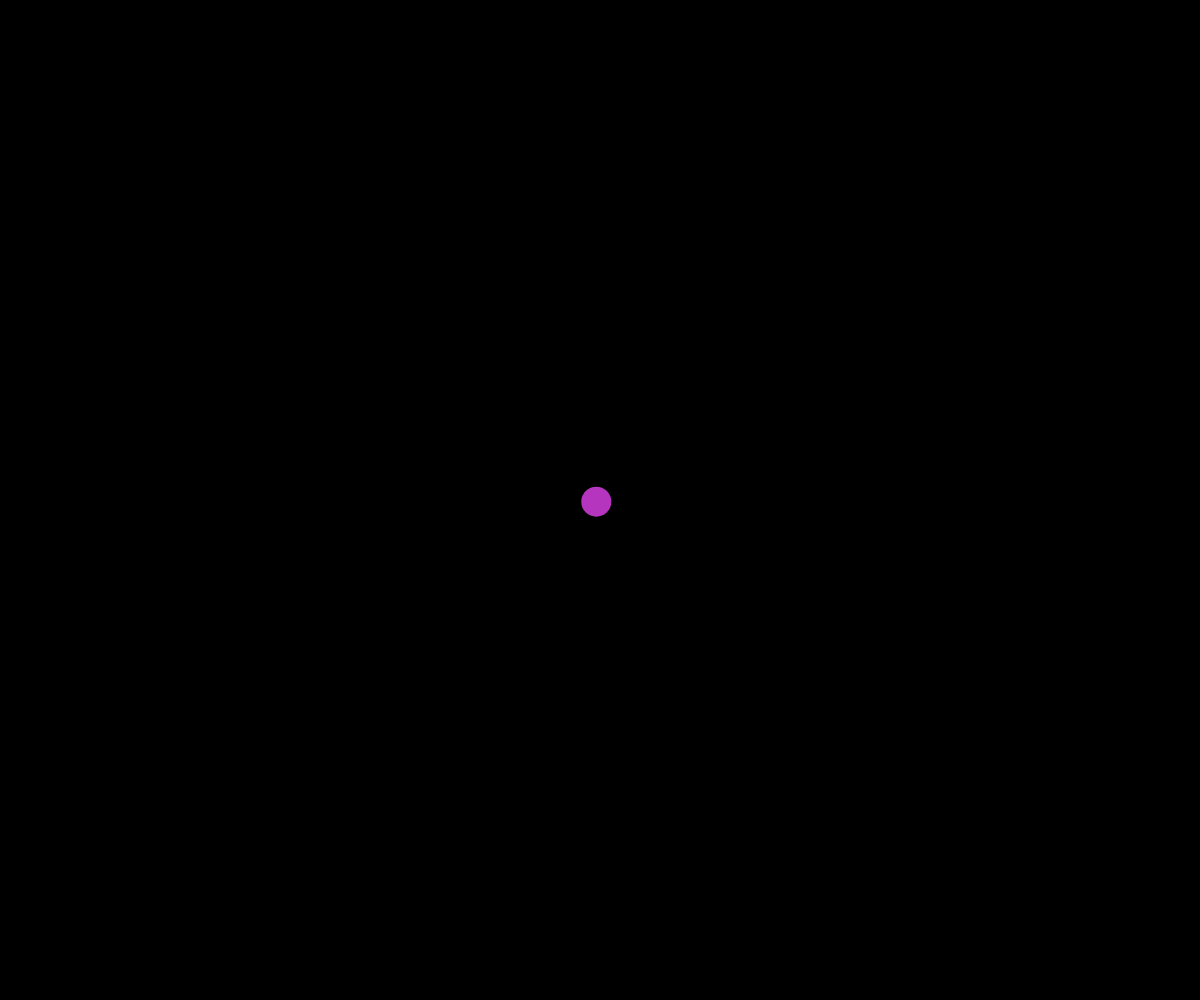
Frame 1 (no input)
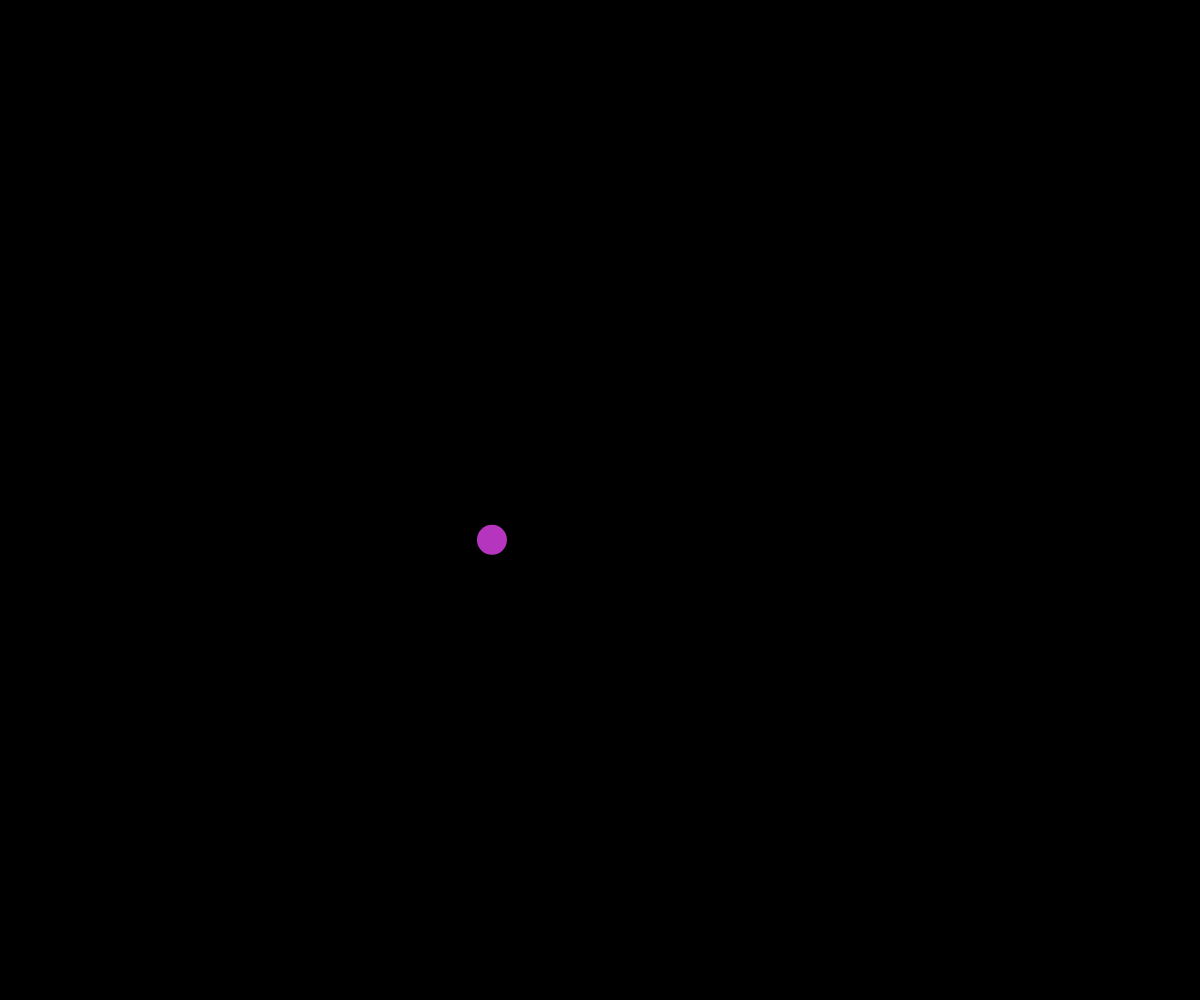
Frame 60 (no input)
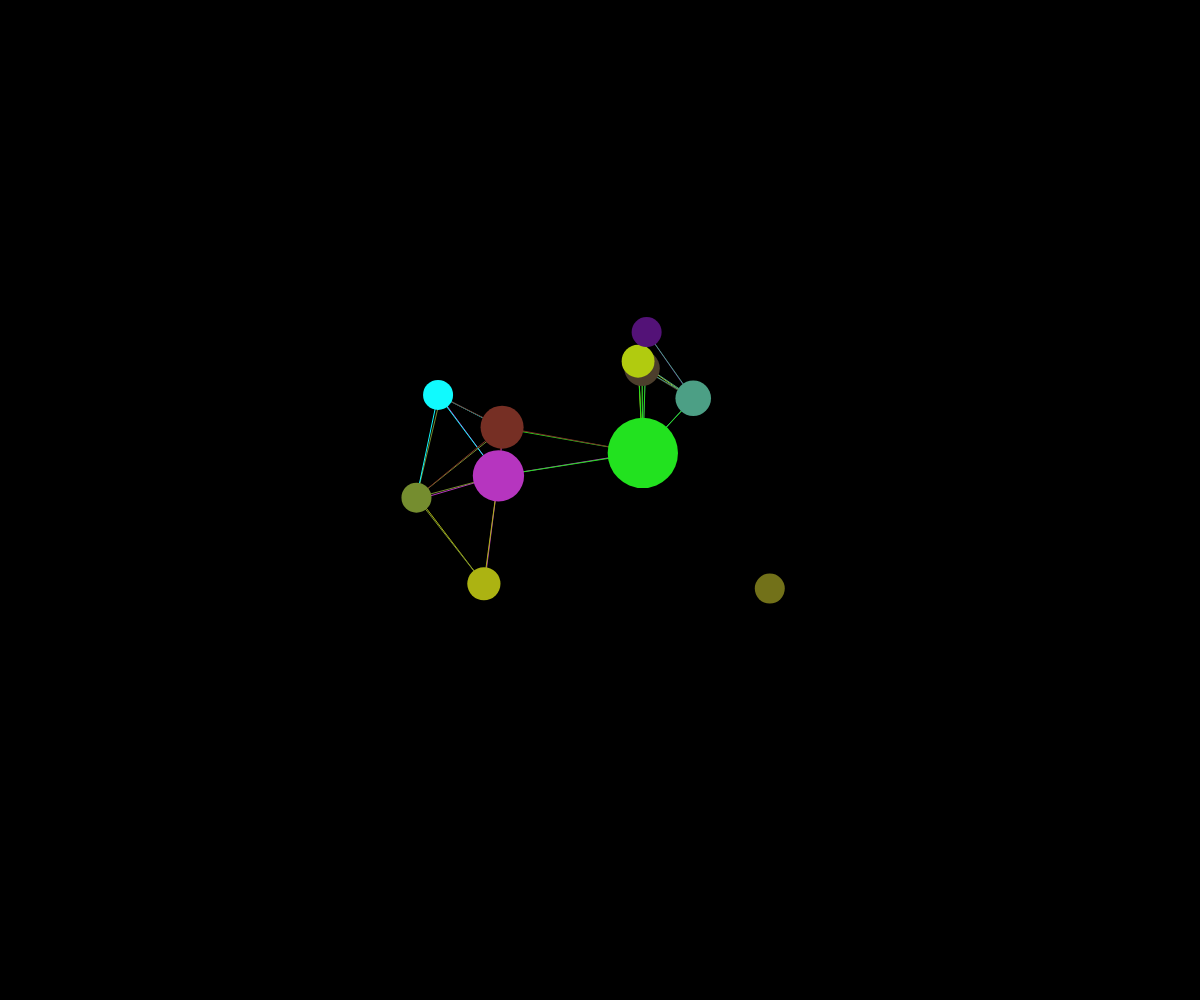
Frame 120 (the mouse pressed at the canvas centre since frame 60)

The p5.js sketch that drew these frames (run headless with seeded random() and noise() and a simulated clock; from frame 60 on, the mouse is pressed at the canvas centre):

// p5.js sketch
// ── sketch.js
// Project Title
// Your Name
// Date
//
// Extra for Experts:
// - describe what you did to take this project "above and beyond"

let points = [];

function setup() {
  createCanvas(windowWidth, windowHeight);
  spawnPoint(width/2,height/2);
}

function draw() {
  background(0);
  // move and draw lines
  for (let point of points) {
    point.update(point)
  }
  // draw circles after so they show up on top
  for (let point of points) {
    point.display();
  }
}

function mousePressed() {
  for (let i = 0;i<9;i++) {
    spawnPoint(mouseX,mouseY);
  }
  spawnPoint(mouseX,mouseY);
}

function spawnPoint(x,y) {
  let somePoint = new MovingPoint(x,y);
  points.push(somePoint);
}

class MovingPoint {
  constructor(x,y) {
    this.x = x;
    this.y = y;
    this.speed = 5;
    this.radius = 15;
    this.color = color(random(255),random(255),random(255));
    this.xTime = random(1000);
    this.yTime = random(1000);
    this.deltaTime = 0.01;
    this.reach = 150;
    this.MINRADIUS = 15;
    this.MAXRADIUS = 50;
  }
  display() {
    noStroke();
    fill(this.color);
    circle(this.x,this.y,this.radius*2);
  }

  update(point) {
    point.move();
    point.wrapAroundScreen();
    point.connectTo(points);
    point.adjustSizeWithMouse();
  }

  adjustSizeWithMouse() {
    let mouseDistance = dist(this.x,this.y,mouseX,mouseY);
    if (mouseDistance < this.reach) {
      let theSize = map(mouseDistance, 0, this.reach, this.MAXRADIUS, this.MINRADIUS)
      this.radius = theSize;
    }
    else {
      this.radius = this.MINRADIUS;
    }
  }

  move() {
    // pick random direction of movement
    let dx = noise(this.xTime);
    let dy = noise(this.yTime);

    // scale to movement speed
    this.dx = map(dx, 0, 1, -this.speed, this.speed);
    this.dy = map(dy, 0, 1, -this.speed, this.speed);

    // move point
    this.x += this.dx;
    this.y += this.dy;

    //
    this.xTime += this.deltaTime;
    this.yTime += this.deltaTime;
  }

  wrapAroundScreen() {
    if (this.x > width + this.radius) {
      this.x = -this.radius;
    }
    if (this.x < -this.radius) {
      this.x = width + this.radius;
    }
    if (this.y > height + this.radius) {
      this.y = -this.radius;
    }
    if (this.y < -this.radius) {
      this.y = height + this.radius;
    }
  }
  connectTo(pointsArray) {
    for (let otherPoint of pointsArray) {
      if (this !== otherPoint) {
        let pointDistance = dist(this.x,this.y,otherPoint.x,otherPoint.y);
        if (pointDistance < this.reach) {
          stroke(this.color);
          line(this.x,this.y,otherPoint.x,otherPoint.y);
        }
      }
    }
  }
}
